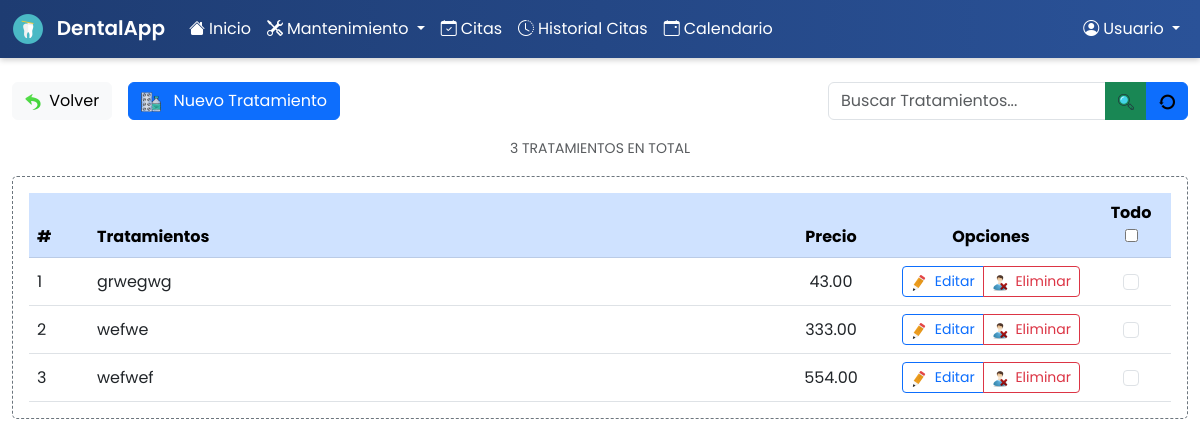
/sistema-dental/index.php?controller=treatment&action=index, run on the app's committed database.
### tables this page shows
CREATE TABLE `treatments` (
  `id` int(11) NOT NULL,
  `name` varchar(100) NOT NULL,
  `price` decimal(10,2) NOT NULL,
  `created_at` timestamp NOT NULL DEFAULT current_timestamp()
);

### sistema-dental/controllers/BaseController.php (called while the page is built, shortened)
<?php
class BaseController {
    protected function render(string $view, array $data = []): void {
        extract($data);
        require __DIR__ . "/../views/templates/header.php";
        require __DIR__ . "/../views/{$view}.php";
        require __DIR__ . "/../views/templates/footer.php";
    }
}

### sistema-dental/controllers/TreatmentController.php (called while the page is built, shortened)
<?php
class TreatmentController extends BaseController
{
    public function index()
    {
        global $pdo;
        $model      = new Treatment($pdo);
        $treatments = $model->all();
        $this->render('treatments/list', compact('treatments'));
    }
}

### sistema-dental/helpers/autoload.php (called while the page is built, shortened)
<?php
spl_autoload_register(function($class) {
    $paths = ['controllers/', 'models/'];
    foreach ($paths as $path) {
        $file = __DIR__ . '/../' . $path . $class . '.php';
        if (file_exists($file)) {
            return;
        }
    }
});

### sistema-dental/models/BaseModel.php (called while the page is built, shortened)
<?php
abstract class BaseModel
{
    public function __construct(PDO $pdo)
    {
        $this->pdo = $pdo;
    }
}

### sistema-dental/models/Treatment.php (called while the page is built, shortened)
<?php
class Treatment extends BaseModel
{
    protected static $table = 'treatments';
    public function all()
    {
        $stmt = $this->pdo->query("
            SELECT *
            FROM " . self::$table . "
            ORDER BY name
        ");
        return $stmt->fetchAll(PDO::FETCH_ASSOC);
    }
}

### sistema-dental/views/treatments/list.php (the view, shortened to what this page needs)
<?php
$treatments = $treatments ?? [];
$count      = count($treatments);
?>
<div class="container-fluid mt-4">
  <div class="d-flex align-items-center mb-3">
    <a href="?controller=dashboard&action=index" class="btn btn-light me-3">
      <img src="assets/img/arrow-left.png" alt="Volver" width="16" class="me-1">
      Volver
    </a>
    <button id="btnNewTreatment" class="btn btn-primary me-3">
      <img src="assets/img/plus.png" alt="Nuevo Tratamiento" width="20" class="me-2 align-text-bottom">
      Nuevo Tratamiento
    </button>
    <div class="input-group ms-auto" style="max-width:360px;">
      <input
        type="text"
        id="searchTreatment"
        class="form-control"
        placeholder="Buscar Tratamientos..."
      >
      <button class="btn btn-success" id="btnSearchTreatment">
        <img src="assets/img/search.png" alt="Buscar" width="16">
      </button>
      <button class="btn btn-primary" id="btnRefreshTreatment">
        <img src="assets/img/refresh.png" alt="Recargar" width="16">
      </button>
    </div>
  </div>
  <div class="text-center mb-3">
    <span class="text-muted small">
      <?= $count ?> TRATAMIENTO<?= $count !== 1 ? 'S' : '' ?> EN TOTAL
    </span>
  </div>
  <div class="table-responsive"
       style="border:1px dashed #6c757d; border-radius:5px; padding:1rem;">
    <table class="table table-hover align-middle mb-0">
      <thead class="table-primary">
        <tr>
          <th style="width:60px;">#</th>
          <th>Tratamientos</th>
          <th class="text-center" style="width:120px;">Precio</th>
          <th class="text-center" style="width:200px;">Opciones</th>
          <th class="text-center" style="width:80px;">
            <label for="checkAllTreatments" class="form-label mb-0">Todo</label><br>
            <input type="checkbox" id="checkAllTreatments">
          </th>
        </tr>
      </thead>
      <tbody>
        <?php if ($count === 0): ?>
          <tr>
            <td colspan="5" class="text-center text-muted py-4">
              No hay tratamientos registrados.
            </td>
          </tr>
        <?php else: ?>
          <?php foreach ($treatments as $i => $tr): ?>
            <tr>
              <td><?= $i + 1 ?></td>
              <td><?= htmlspecialchars($tr['name']) ?></td>
              <td class="text-center"><?= number_format($tr['price'], 2) ?></td>
              <td class="text-center">
                <div class="btn-group" role="group">
                  <button
                    type="button"
                    class="btn btn-sm btn-outline-primary btnEdit"
                    data-tr='<?= json_encode($tr, JSON_HEX_APOS) ?>'
                  >
                    <img src="assets/img/pencil.png" alt="Editar" width="16" class="me-1">
                    Editar
                  </button>
                  <a
                    href="?controller=treatment&action=delete&id=<?= $tr['id'] ?>"
                    class="btn btn-sm btn-outline-danger"
                    onclick="return confirm('¿Eliminar este tratamiento?')"
                  >
                    <img src="assets/img/trash.png" alt="Eliminar" width="16" class="me-1">
                    Eliminar
                  </a>
                </div>
              </td>
              <td class="text-center">
                <input
                  type="checkbox"
                  name="ids[]"
                  value="<?= $tr['id'] ?>"
                  class="form-check-input select-treatment"
                >
              </td>
            </tr>
          <?php endforeach; ?>
        <?php endif; ?>
      </tbody>
    </table>
  </div>
</div>

### sistema-dental/assets/css/style.css (style rules this page uses)
body, .navbar, .card { font-family: 'Poppins', sans-serif; }

### data on the page
treatments: name "grwegwg", price "43.00"
treatments: name "wefwe", price "333.00"
treatments: name "wefwef", price "554.00"

### other printed values
$username "Usuario"
$count "3"
